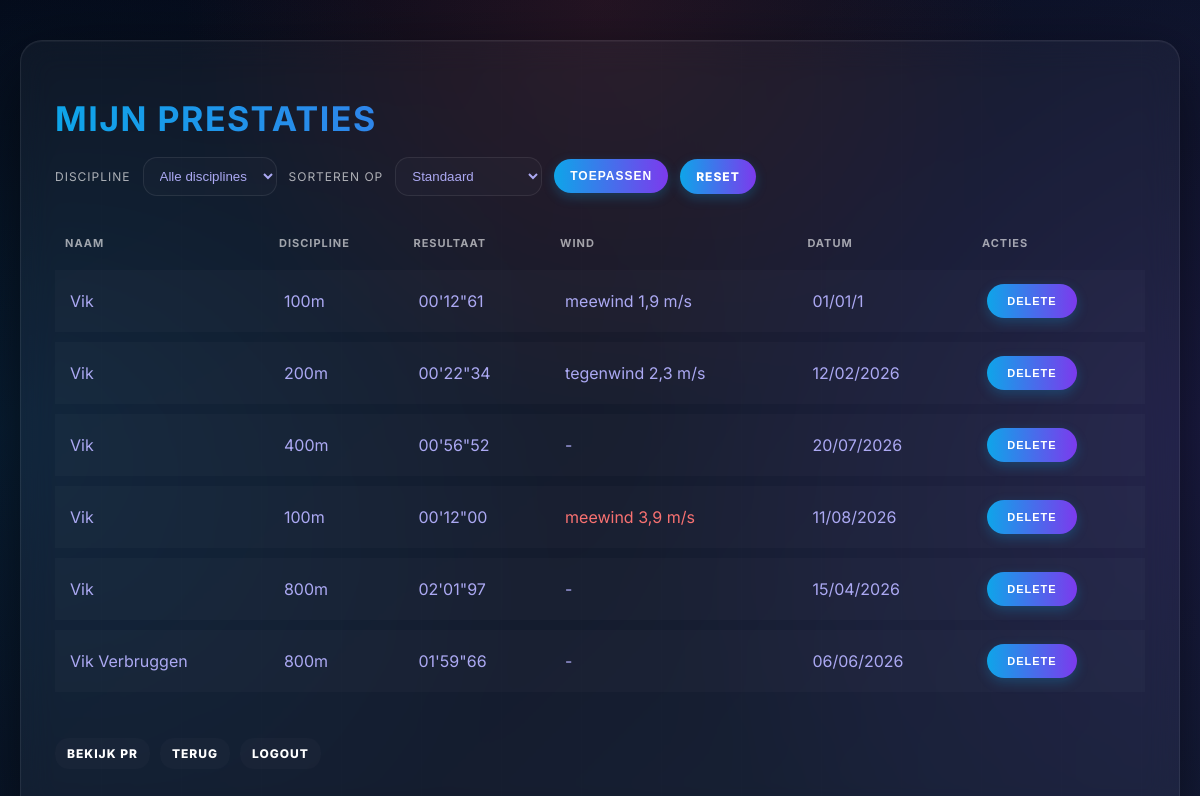
/performances (signed in), run on the app's committed database.
### tables this page shows
CREATE TABLE performances (
    id INTEGER PRIMARY KEY AUTOINCREMENT,
    user_id INTEGER,
    name TEXT,
    discipline TEXT,
    result REAL,
    date TEXT
, wind_speed REAL, wind_direction TEXT);

### app.py (the view)
@app.route("/performances")
def performances():
    if session.get("admin"):
        query = "SELECT * FROM performances"
        params = []
    else:
        if "user_id" not in session:
            return redirect("/login")
        query = "SELECT * FROM performances WHERE user_id = ?"
        params = [session["user_id"]]
    discipline = request.args.get("discipline")
    sort = request.args.get("sort")
    if discipline and discipline in DISCIPLINES:
        query += " AND discipline = ?" if "WHERE" in query else " WHERE discipline = ?"
        params.append(discipline)
    if sort in ["fastest", "slowest"]:
        rows = db.execute(query, *params)
        rows = sorted(rows,
                      key=lambda r: parse_result_seconds(r.get("result")),
                      reverse=(sort == "slowest"))
    else:
        rows = db.execute(query, *params)
    rows = annotate_wind(rows)
    return render_template(
        "performances.html",
        performances=rows,
        disciplines=DISCIPLINES
    )

### app.py (called while the page is built)
@app.template_filter('format_date')
def format_date(value):
    if not value:
        return ""
    if isinstance(value, datetime):
        return value.strftime("%d/%m/%Y")
    text = str(value).strip()
    for fmt in ("%Y-%m-%d", "%d/%m/%Y", "%Y/%m/%d", "%d-%m-%Y"):
        try:
            parsed = datetime.strptime(text, fmt)
            return parsed.strftime("%d/%m/%Y")
        except ValueError:
            continue
    return text

def annotate_wind(rows):
    for row in rows:
        row["invalid_wind"] = False
        wind_speed = row.get("wind_speed")
        wind_direction = row.get("wind_direction")
        if wind_speed is None or wind_speed == "":
            continue
        try:
            wind_speed = float(
                str(wind_speed).replace(",", ".")
            )
            direction = str(
                wind_direction
            ).strip().lower()
            if direction == "meewind" and wind_speed >= 2.0:
                row["invalid_wind"] = True
        except ValueError:
            pass
    return rows

### templates/performances.html (shortened to what this page needs)
<!doctype html>
<html lang="nl">
<head>
    <link rel="stylesheet" href="{{ url_for('static', filename='style.css') }}">
</head>
<body>
<div class="container">
<h1>Mijn prestaties</h1>
<form method="get" action="/performances" class="filter-form">
    <label for="discipline">
        Discipline
    </label>
    <select id="discipline" name="discipline">
        <option value="">
            Alle disciplines
        </option>
    </select>
    <label for="sort">
        Sorteren op
    </label>
    <select id="sort" name="sort">
        <option value="" {% if not selected_sort %}selected{% endif %}>
            Standaard
        </option>
    </select>
    <button type="submit">
        Toepassen
    </button>
    <a href="/performances" class="btn-reset">
        Reset
    </a>
</form>
<table class="results">
    <thead>
        <tr>
            <th>Naam</th>
            <th>Discipline</th>
            <th>Resultaat</th>
            <th>Wind</th>
            <th>Datum</th>
            <th>Acties</th>
        </tr>
    </thead>
    <tbody>
        {% for p in performances %}
        <tr>
            <td>{{ p.name }}</td>
            <td>{{ p.discipline }}</td>
            <td>{{ p.result }}</td>
            <td>
                {% if p.wind_speed %}
                    {% if p.invalid_wind %}
                        <span style="color:#f87171">
                            {{ p.wind_direction }}
                            {{ p.wind_speed }} m/s
                        </span>
                    {% else %}
                        {{ p.wind_direction }}
                        {{ p.wind_speed }} m/s
                    {% endif %}
                {% else %}
                    -
                {% endif %}
            </td>
            <td>{{ p.date | format_date }}</td>
            <td class="action-cell">
                <form action="/delete" method="post" style="margin:0;">
                    <button type="submit" class="btn-action btn-delete">
                        Delete
                    </button>
                </form>
            </td>
        </tr>
        {% endfor %}
    </tbody>
</table>
<br>
<ul class="main-menu" style="list-style: none; padding: 0; display: flex; gap: 10px;">
    <li><a href="/pr">Bekijk PR</a></li>
    <li><a href="/">Terug</a></li>
    <li><a href="/logout">Logout</a></li>
</ul>
</div>
</body>
</html>

### static/style.css (style rules this page uses)
:root { --track-red: #ef4444; --track-orange: #f97316; --track-yellow: #facc15; --track-blue: #0ea5e9; --track-purple: #7c3aed; --good: #22c55e; --bad: #f87171; --glass: rgba(255,255,255,0.04); --glass-border: rgba(255,255,255,0.08); --text: #aca9f3; --muted: rgba(255,255,255,0.65); }
body { margin:0; font-family: Inter, system-ui, Arial; color: var(--text); background: radial-gradient(circle at top, rgba(239,68,68,0.12), transparent 40%), radial-gradient(circle at left, rgba(14,165,233,0.12), transparent 45%), radial-gradient(circle at right, rgba(124,58,237,0.12), transparent 45%), linear-gradient(135deg, #050816, #101b32); padding:40px 20px; }
.container { max-width:1200px; margin:0 auto; padding:34px; border-radius:22px; background: var(--glass); backdrop-filter: blur(16px); -webkit-backdrop-filter: blur(16px); border:1px solid var(--glass-border); box-shadow: 0 25px 70px rgba(0,0,0,0.6), inset 0 1px 0 rgba(255,255,255,0.04); position:relative; overflow:hidden; }
.container::before { content:""; position:absolute; top:0; left:0; width:100%; height:100%; background: repeating-linear-gradient( 90deg, rgba(255,255,255,0.02) 0px, rgba(255,255,255,0.02) 1px, transparent 1px, transparent 80px ); opacity:0.3; pointer-events:none; }
h1 { font-size:34px; margin-bottom:18px; letter-spacing:1.5px; text-transform:uppercase; background: linear-gradient(90deg, var(--track-blue), var(--track-purple)); -webkit-background-clip:text; -webkit-text-fill-color:transparent; }
input, select, textarea { border-radius:14px; border:1px solid var(--glass-border); background: rgba(255,255,255,0.02); color: var(--text); padding:10px 12px; outline:none; }
.btn-action { display: inline-flex !important; align-items: center !important; justify-content: center !important; width: 90px !important; height: 34px !important; padding: 0 !important; border: none !important; outline: none !important; border-radius: 999px !important; font-weight: 800 !important; text-transform: uppercase !important; letter-spacing: 1px !important; font-size: 11px !important; color: white !important; background: linear-gradient(90deg, var(--track-blue), var(--track-purple)) !important; box-shadow: 0 4px 12px rgba(14, 165, 233, 0.25) !important; transition: all 0.2s ease !important; text-decoration: none !important; white-space: nowrap !important; cursor: pointer !important; }
button, .btn-reset, a { display: inline-flex; align-items: center; justify-content: center; padding: 10px 16px; border: none; outline: none; border-radius: 999px; font-weight: 800; text-transform: uppercase; letter-spacing: 1px; font-size: 12px; color: white; background: linear-gradient(90deg, var(--track-blue), var(--track-purple)); box-shadow: 0 4px 12px rgba(14, 165, 233, 0.25); transition: all 0.2s ease; text-decoration: none; white-space: nowrap; cursor: pointer; }
.filter-form { display:flex; gap:12px; flex-wrap:wrap; align-items:center; margin-bottom:20px; }
.filter-form label { font-size:12px; color: var(--muted); text-transform:uppercase; letter-spacing:1px; }
.results { width:100%; border-collapse:separate; border-spacing:0 10px; }
.results th { text-align:left; font-size:11px; color:rgba(255,255,255,0.6); text-transform:uppercase; letter-spacing:1px; padding:10px; }
.results td { padding:14px 12px; background: rgba(255,255,255,0.02); border-left: 3px solid transparent; }
.results td.action-cell, .results td:last-child { display: flex !important; gap: 8px !important; align-items: center !important; justify-content: flex-start !important; }
.results tbody tr { transition: all 0.2s ease; }
.main-menu a { display:inline-block; padding:8px 12px; border-radius:14px; background: rgba(255,255,255,0.02); box-shadow: none !important; }

### data on the page
performances: name "Vik", discipline "100m", result "00'12\"61", wind_direction "meewind", wind_speed "1,9", date "01/01/1"
performances: name "Vik", discipline "200m", result "00'22\"34", wind_direction "tegenwind", wind_speed "2,3", date "12/02/2026"
performances: name "Vik", discipline "400m", result "00'56\"52", date "20/07/2026"
performances: name "Vik", discipline "100m", result "00'12\"00", wind_direction "meewind", wind_speed "3,9", date "11/08/2026"
performances: name "Vik", discipline "800m", result "02'01\"97", date "15/04/2026"
performances: name "Vik Verbruggen", discipline "800m", result "01'59\"66", date "06/06/2026"
